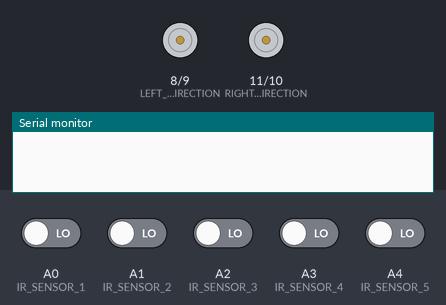
A sketch run on a simulated Arduino Uno, built with avr-gcc and run on an emulated ATmega328P. Shown: direction and speed pins drawn as motors (green arrow = direction pin HIGH = forward, orange = LOW = backward, longer = more drive), the last lines printed to the serial monitor. The test bench sets the inputs (shaded band); at power-on: A0 (IR_SENSOR_1), A1 (IR_SENSOR_2), A2 (IR_SENSOR_3), A3 (IR_SENSOR_4), A4 (IR_SENSOR_5) LOW.

Above: at 1.2 s.
1.3 s: A0 (IR_SENSOR_1) driven HIGH and A1 (IR_SENSOR_2) driven HIGH and A2 (IR_SENSOR_3) driven HIGH and A3 (IR_SENSOR_4) driven HIGH and A4 (IR_SENSOR_5) driven HIGH
2.8 s: A0 (IR_SENSOR_1) driven LOW
At 4.0 s:
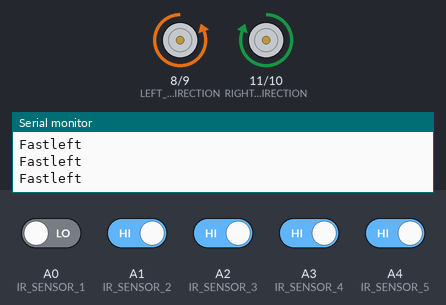
4.3 s: A1 (IR_SENSOR_2) driven LOW
At 4.9 s:
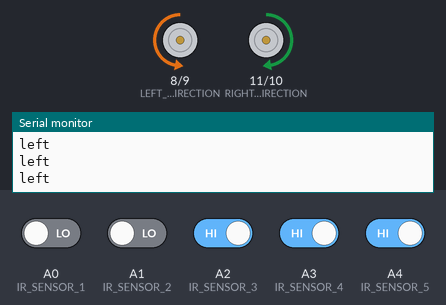
5.8 s: A1 (IR_SENSOR_2) driven HIGH
At 6.1 s:
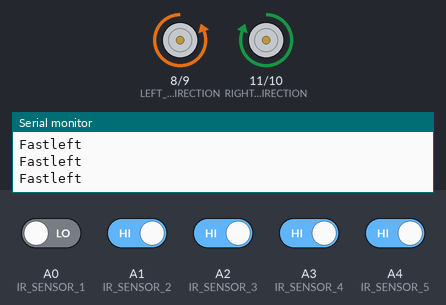
7.3 s: A0 (IR_SENSOR_1) driven HIGH and A2 (IR_SENSOR_3) driven LOW
At 8.5 s:
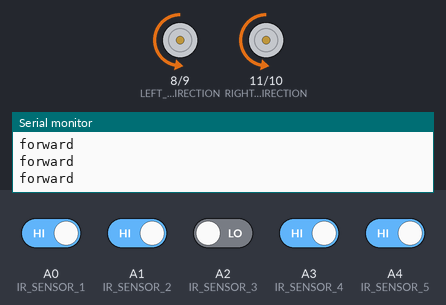
8.8 s: A2 (IR_SENSOR_3) driven HIGH
At 9.6 s:
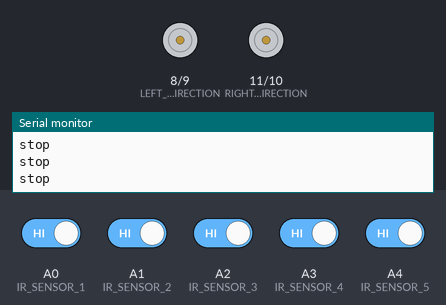
Timing chart, 0 to 11.8 s (numbered marks = the images above; inputs shaded):
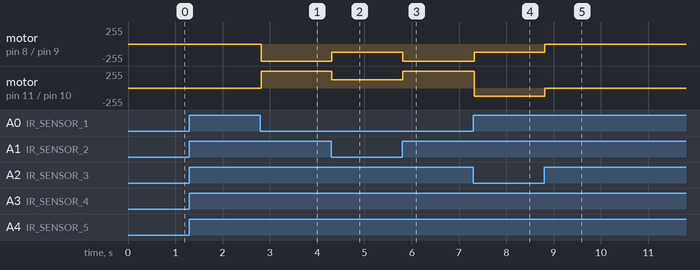

Measured:
- after the input at 2.8 s, motor on pin 8 (LEFT_MOTOR_DIRECTION) / pin 9 (LEFT_MOTOR_SPEED): stopped → backward 255/255 at once; motor on pin 11 (RIGHT_MOTOR_DIRECTION) / pin 10 (RIGHT_MOTOR_SPEED): stopped → forward 255/255 at once
- after the input at 4.3 s, motor on pin 8 (LEFT_MOTOR_DIRECTION) / pin 9 (LEFT_MOTOR_SPEED): backward 255/255 → backward 127/255 at once; motor on pin 11 (RIGHT_MOTOR_DIRECTION) / pin 10 (RIGHT_MOTOR_SPEED): forward 255/255 → forward 127/255 at once
- after the input at 5.8 s, motor on pin 8 (LEFT_MOTOR_DIRECTION) / pin 9 (LEFT_MOTOR_SPEED): backward 127/255 → backward 255/255 at once; motor on pin 11 (RIGHT_MOTOR_DIRECTION) / pin 10 (RIGHT_MOTOR_SPEED): forward 127/255 → forward 255/255 at once
- after the input at 7.3 s, motor on pin 8 (LEFT_MOTOR_DIRECTION) / pin 9 (LEFT_MOTOR_SPEED): backward 255/255 → backward 127/255 at once; motor on pin 11 (RIGHT_MOTOR_DIRECTION) / pin 10 (RIGHT_MOTOR_SPEED): forward 255/255 → backward 127/255 at once
- after the input at 8.8 s, motor on pin 8 (LEFT_MOTOR_DIRECTION) / pin 9 (LEFT_MOTOR_SPEED), motor on pin 11 (RIGHT_MOTOR_DIRECTION) / pin 10 (RIGHT_MOTOR_SPEED): backward 127/255 → stopped at once

The sketch:

using_irs.ino
```cpp
// Constants for the IR sensor pins
const int IR_SENSOR_1 = A0;
const int IR_SENSOR_2 = A1;
const int IR_SENSOR_3 = A2;
const int IR_SENSOR_4 = A3;
const int IR_SENSOR_5 = A4;
#define LOW 1
#define HIGH 0

// Constants for the motor pins
const int LEFT_MOTOR_SPEED = 9;
const int LEFT_MOTOR_DIRECTION = 8;
const int RIGHT_MOTOR_SPEED = 10;
const int RIGHT_MOTOR_DIRECTION = 11;

void setup() {
  // Set all sensor pins to be input pins
  pinMode(IR_SENSOR_1, INPUT);
  pinMode(IR_SENSOR_2, INPUT);
  pinMode(IR_SENSOR_3, INPUT);
  pinMode(IR_SENSOR_4, INPUT);
  pinMode(IR_SENSOR_5, INPUT);

  // Set all motor pins to be output pins
  pinMode(LEFT_MOTOR_SPEED, OUTPUT);
  pinMode(LEFT_MOTOR_DIRECTION, OUTPUT);
  pinMode(RIGHT_MOTOR_SPEED, OUTPUT);
  pinMode(RIGHT_MOTOR_DIRECTION, OUTPUT);
  Serial.begin(9600);
}

void loop() {
  // Read the values of all the sensors
  int sensor1 = digitalRead(IR_SENSOR_1);
  int sensor2 = digitalRead(IR_SENSOR_2);
  int sensor3 = digitalRead(IR_SENSOR_3);
  int sensor4 = digitalRead(IR_SENSOR_4);
  int sensor5 = digitalRead(IR_SENSOR_5);


  // Determine the position of the line based on the sensor values
  if (sensor1 == LOW && sensor2 == LOW && sensor3 == HIGH && sensor4 == LOW && sensor5 == LOW) {
    // The line is in the middle
    moveForward();
  } else if (sensor1 == LOW && sensor2 == LOW && sensor3 == LOW && sensor4 == LOW && sensor5 == LOW) {
    // The line is not visible
    stop();
  } else if (sensor1 == LOW && sensor2 == LOW && sensor3 == LOW && sensor4 ==HIGH && sensor5 == HIGH) { turnRight();}
    else if (sensor1 == LOW && sensor2 == LOW && sensor3 == LOW && sensor4 == LOW && sensor5 == HIGH) {turnFastRight();}
    else if (sensor1 == HIGH && sensor2 == HIGH && sensor3 == LOW && sensor4 == LOW && sensor5 == LOW) {turnLeft();}
    else if (sensor1 == HIGH && sensor2 == LOW && sensor3 == LOW && sensor4 == LOW && sensor5 == LOW) {  turnFastLeft();}


//end of loop
}

void moveForward() {
Serial.println("forward") ;
  digitalWrite(LEFT_MOTOR_DIRECTION, HIGH);
  digitalWrite(RIGHT_MOTOR_DIRECTION, HIGH);
  analogWrite(LEFT_MOTOR_SPEED, 127);
  analogWrite(RIGHT_MOTOR_SPEED, 127);
}
void moveFastForward() {
Serial.println("forward") ;
  digitalWrite(LEFT_MOTOR_DIRECTION, HIGH);
  digitalWrite(RIGHT_MOTOR_DIRECTION, HIGH);
  analogWrite(LEFT_MOTOR_SPEED, 255);
  analogWrite(RIGHT_MOTOR_SPEED, 255);
}

void stop() {
  Serial.println("stop") ;
  digitalWrite(LEFT_MOTOR_DIRECTION, LOW);
  digitalWrite(RIGHT_MOTOR_DIRECTION, LOW);
  analogWrite(LEFT_MOTOR_SPEED, 0);
  analogWrite(RIGHT_MOTOR_SPEED, 0);
}

void turnLeft() {
  Serial.println("left") ;
  digitalWrite(LEFT_MOTOR_DIRECTION, HIGH);
  digitalWrite(RIGHT_MOTOR_DIRECTION, LOW);
  analogWrite(LEFT_MOTOR_SPEED, 127);
  analogWrite(RIGHT_MOTOR_SPEED, 127);
}
void turnFastLeft() {
  Serial.println("Fastleft") ;
  digitalWrite(LEFT_MOTOR_DIRECTION, HIGH);
  digitalWrite(RIGHT_MOTOR_DIRECTION, LOW);
  analogWrite(LEFT_MOTOR_SPEED, 255);
  analogWrite(RIGHT_MOTOR_SPEED, 255);
}
void turnRight() {
  Serial.println("right") ;
  digitalWrite(LEFT_MOTOR_DIRECTION, LOW);
  digitalWrite(RIGHT_MOTOR_DIRECTION, HIGH);
  analogWrite(LEFT_MOTOR_SPEED, 127);
  analogWrite(RIGHT_MOTOR_SPEED, 127);
}
void turnFastRight() {
  Serial.println("Fastright") ;
  digitalWrite(LEFT_MOTOR_DIRECTION, LOW);
  digitalWrite(RIGHT_MOTOR_DIRECTION, HIGH);
  analogWrite(LEFT_MOTOR_SPEED, 255);
  analogWrite(RIGHT_MOTOR_SPEED, 255);
}
```
